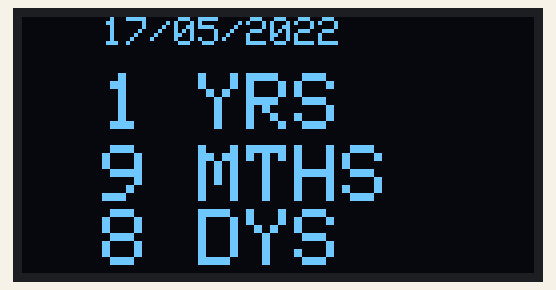
The sketch below on a simulated ESP8266 (NodeMCU). Parts: 128×64 one-colour display. The local clock reads 2024-03-15 10:24:30 at power-on unless the sketch sets it; what the sketch prints to the serial monitor is not drawn.

Above: at 2.1 s.

The sketch:

main.ino
```cpp
/*********
  Rui Santos
  Complete project details at https://randomnerdtutorials.com
*********/

#include <ThreeWire.h>
#include <Wire.h>
#include <Adafruit_GFX.h>
#include <Adafruit_SSD1306.h>
#include <RtcDS1302.h>
#include <math.h>

#define SCREEN_WIDTH 128
#define SCREEN_HEIGHT 64

#define START_DATE 1652775083

Adafruit_SSD1306 display(SCREEN_WIDTH, SCREEN_HEIGHT, &Wire, -1);

// CONNECTIONS:
// CLK --> 14
// DAT/IO --> 2
// RST --> 0

ThreeWire myWire(2,14,0); // IO, SCLK, CE
RtcDS1302<ThreeWire> Rtc(myWire);

void setup() {
    Serial.begin(115200);

    Serial.print("compiled: ");
    Serial.print(__DATE__);
    Serial.println(__TIME__);

    Rtc.Begin();

    RtcDateTime compiled = RtcDateTime(__DATE__, __TIME__);
    printDateTime(compiled);
    Serial.println();

    if (!Rtc.IsDateTimeValid())
    {
        // Common Causes:
        //    1) first time you ran and the device wasn't running yet
        //    2) the battery on the device is low or even missing

        Serial.println("RTC lost confidence in the DateTime!");
        Rtc.SetDateTime(compiled);
    }

    if (Rtc.GetIsWriteProtected())
    {
        Serial.println("RTC was write protected, enabling writing now");
        Rtc.SetIsWriteProtected(false);
    }

    if (!Rtc.GetIsRunning())
    {
        Serial.println("RTC was not actively running, starting now");
        Rtc.SetIsRunning(true);
    }

    RtcDateTime now = Rtc.GetDateTime();
    if (now < compiled)
    {
        Serial.println("RTC is older than compile time!  (Updating DateTime)");
        Rtc.SetDateTime(compiled);
    }
    else if (now > compiled)
    {
        Serial.println("RTC is newer than compile time. (this is expected)");
    }
    else if (now == compiled)
    {
        Serial.println("RTC is the same as compile time! (not expected but all is fine)");
    }

  // Start I2C Communication SDA = 5 and SCL = 4 on Wemos Lolin32 ESP32 with built-in SSD1306 OLED
  Wire.begin(5, 4);

  if(!display.begin(SSD1306_SWITCHCAPVCC, 0x3C, false, false)) {
    Serial.println(F("SSD1306 allocation failed"));
    for(;;);
  }
  delay(2000); // Pause for 2 seconds
}

void loop ()
{
    RtcDateTime now = Rtc.GetDateTime();

    printDateTime(now);
    Serial.println();

    if (!now.IsValid())
    {
        // Common Causes:
        //    1) the battery on the device is low or even missing and the power line was disconnected
        Serial.println("RTC lost confidence in the DateTime!");
    }

    uint timestamp = now.Unix64Time();
    Serial.println(timestamp);
    uint passedSeconds = timestamp - START_DATE;
    uint passedYears = (uint)floor(passedSeconds / 31556952);
    uint passedMonths = (uint)floor(passedSeconds / 2629800 % 12);
    uint passedDays = (uint)floor(passedSeconds / 86400 % 30);
    updateScreen(passedYears, passedMonths, passedDays);
    delay(10000); // ten seconds
}

void updateScreen(uint y, uint m, uint d){
  // Clear the buffer.
  display.clearDisplay();
  display.setTextColor(SSD1306_WHITE); // Draw white text

  display.setTextSize(1);      // Normal 1:1 pixel scale
  display.setCursor(20, 0);
  display.write("17/05/2022\n"); // 1652775083 epoch

  display.setTextSize(2);      // Normal 1:1 pixel scale

  display.setCursor(20, 14);
  char years[20];
  sprintf(years, "%d YRS\n", y);
  display.write(years);

  display.setCursor(20, 32);
  char months[20];
  sprintf(months,"%d MTHS \n", m);
  display.write(months);

  display.setCursor(20, 48);
  char days[20];
  sprintf(days, "%d DYS\n", d);
  display.write(days);

  display.display();
}

#define countof(a) (sizeof(a) / sizeof(a[0]))

void printDateTime(const RtcDateTime& dt)
{
    char datestring[20];
    snprintf_P(datestring,
            countof(datestring),
            PSTR("%02u/%02u/%04u %02u:%02u:%02u"),
            dt.Month(),
            dt.Day(),
            dt.Year(),
            dt.Hour(),
            dt.Minute(),
            dt.Second() );
    Serial.print(datestring);
}
```
